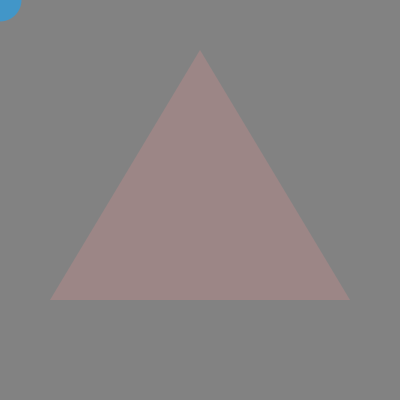
Frame 1 (no input)
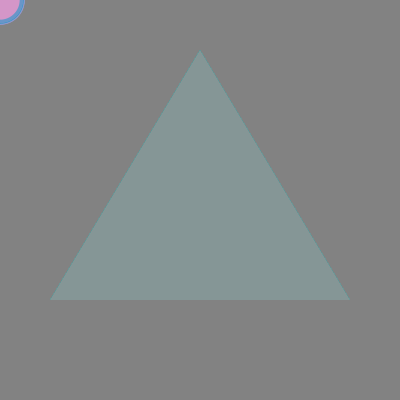
Frame 60 (the mouse pressed at the canvas centre just before this capture)
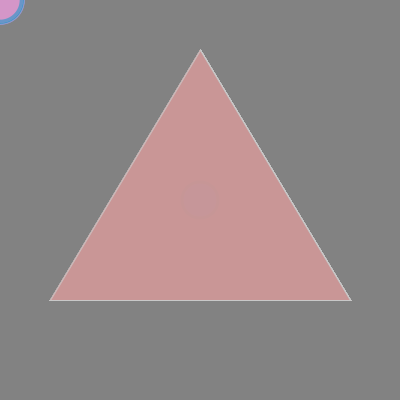
Frame 120 (the mouse held since frame 60 and released just before this capture)

The Processing sketch that drew these frames (run headless with seeded random() and noise(); from frame 60 on, the mouse is pressed at the canvas centre):

// Processing sketch: LessonOne
// ── LessonOne.pde
int col = 130;

void setup() {
  size(400,400);
  frameRate(30);
  smooth();
  background(130);
}

void draw() {
  float randell = random(30,50);
  ellipseMode(CENTER);
  rectMode(CENTER);
  noStroke();
  fill(random(255),150,200);
  ellipse(mouseX,mouseY,randell,randell);
  triangle();
  
}

void keyPressed() {
  background(col);
}

void triangle() {
  stroke(mouseX,mouseY);
  fill(random(255),150,150,random(255));
  triangle(200,50,50,300,350,300);
}
